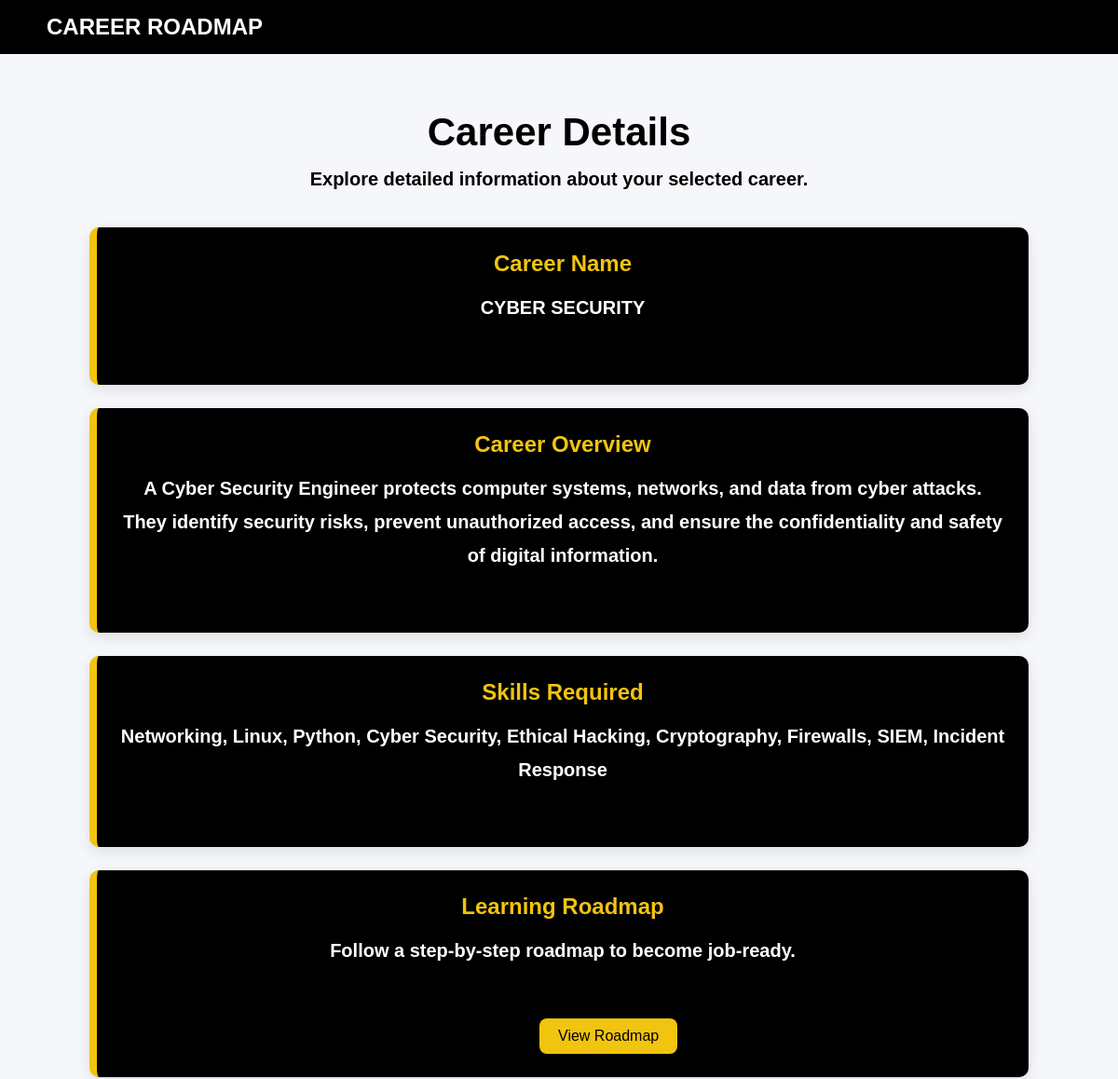
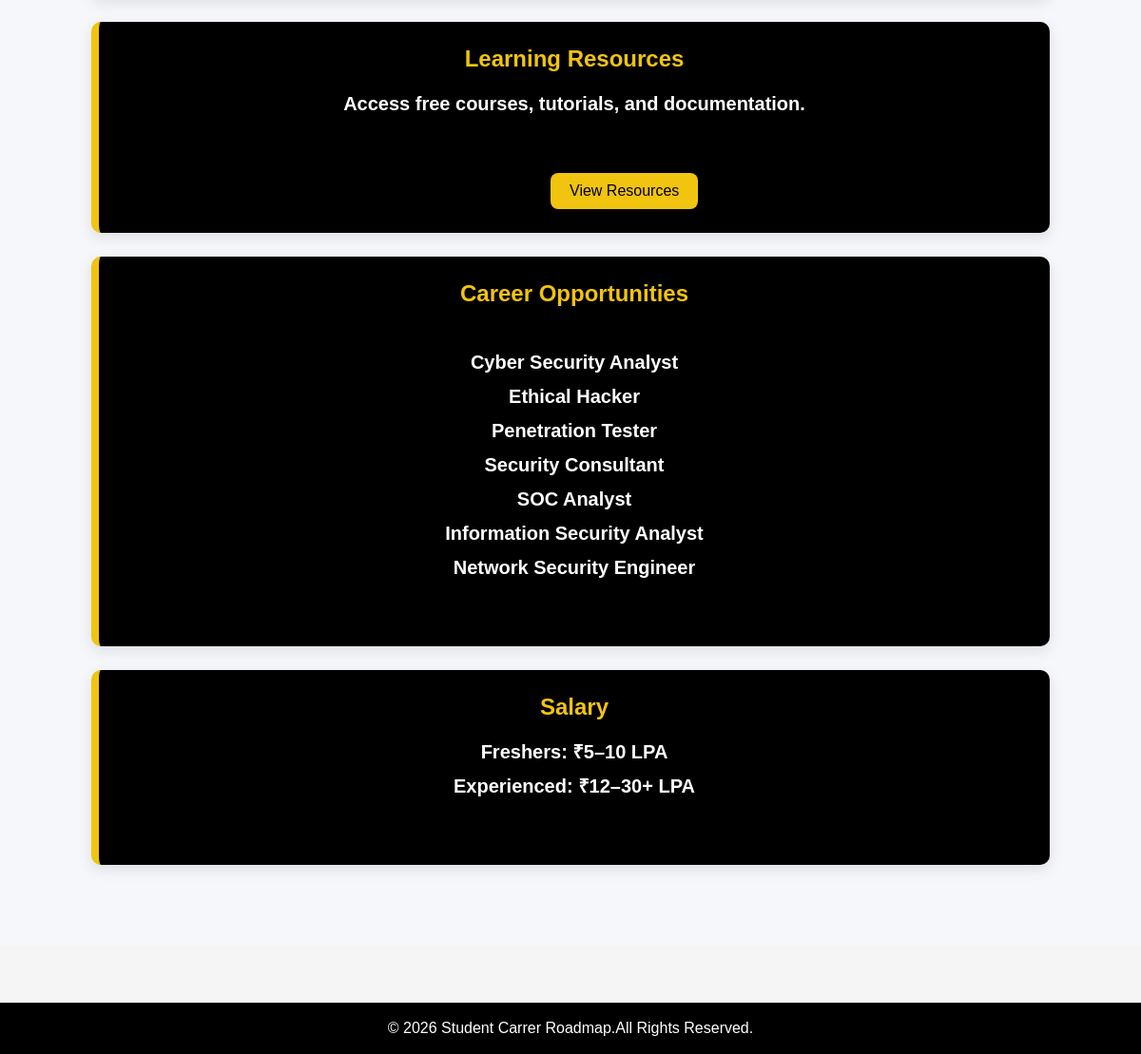
The app's page /career/4/ with its own data (2 pictures, top to bottom).
### career/models.py (models this page shows, shortened)
class Career(models.Model):
    title = models.CharField(max_length=100)
    description = models.TextField()
    skills = models.TextField()
    salary = models.CharField(max_length=100)
    opportunities=models.TextField()
    roadmap = models.TextField()
    resources = models.TextField()
    roadmap_link=models.URLField(blank=True)
    resources_link=models.URLField(blank=True)
    quiz_link=models.URLField(blank=True)

### career/views.py (the view)
# urls.py: path("career/<int:id>/",views.career_details,name="career_details"),
def career_details(request,id):
   career=get_object_or_404(Career,id=id)
   return render(request,"career_details.html",{"career":career})

### templates/career_details.html (shortened to what this page needs)
{% load static %}
<!DOCTYPE html>
<html lang="en">
<head>
    <link rel="stylesheet" href="{% static 'css/style.css' %}">
</head>
<body>
    <nav>
        <h2>CAREER ROADMAP</h2>
    </nav>
    <section class="careerdetailssection">
    <h1>Career Details</h1>
    <p>Explore detailed information about your selected career.</p>
    <div class="careerinfo">
        <h2>Career Name</h2>
        <p>{{career.title}}</p>
    </div>
    <div class="careerinfo">
        <h2>Career Overview</h2>
        <p>{{career.description}}</p>
    </div>
    <div class="careerinfo">
        <h2>Skills Required</h2>
            <p>{{career.skills}}</p>
    </div>
    <div class="careerinfo">
        <h2>Learning Roadmap</h2>
        <p>Follow a step-by-step roadmap to become job-ready.</p>
        <a href="{% url 'roadmap' career.id %}">View Roadmap</a>
    </div>
    <div class="careerinfo" >
        <h2>Learning Resources</h2>
        <p>Access free courses, tutorials, and documentation.</p>
        <a href="{% url 'resources'%}">View Resources</a>
    </div>
    <div class="careerinfo">
        <h2>Career Opportunities</h2>
        <p>{{career.opportunities|linebreaks}}</p>
    </div>
    <div class="careerinfo">
        <h2>Salary </h2>
        <p>{{career.salary|safe}}</p>
    </div>
</section>
    <footer>
        <p>© 2026 Student Carrer Roadmap.All Rights Reserved. </p>
    </footer>
</body>
</html>

### static/css/style.css (style rules this page uses)
* { margin:0; padding:0; box-sizing:border-box; font-family:Arial, Helvetica, sans-serif; }
html { scroll-behavior: smooth; }
body { background-color:#f5f5f5; color:#333; }
nav { background-color:black; color:white; display:flex; justify-content:space-between; align-items:center; padding:15px 50px; }
footer { background:black; color:white; text-align:center; padding:20px; margin-top:30px; }
footer { background:black; color:white; text-align:center; padding:20px; margin-top:50px; font-size:16px; }
footer { margin-top:60px; background:black; color:white; text-align:center; padding:20px; font-size:16px; }
footer { background:black; color:white; text-align:center; padding:18px; }
footer p { color:white; margin:0; }
section { padding:60px 8%; background:#f5f7fb; }
.careerdetailssection h1 { text-align:center; font-size:42px; color: black; font-weight: 900; margin-bottom:15px; }
.careerdetailssection p { text-align:center; color:black; font-size:20px; margin-bottom:40px; font-weight: 800; }
.careerinfo { background:black; padding:25px; margin-bottom:25px; border-left:8px solid #f1c40f;; border-radius:10px; box-shadow:0 5px 15px rgba(0,0,0,0.10); transition:0.3s; }
.careerinfo h2 { color:#f1c40f;; margin-bottom:15px; font-weight: 750; text-align: center; }
.careerinfo p { color:white; line-height:1.8; font-weight: 750; }
.careerinfo a { display:inline-block; margin:15px 0px 0px 450px; text-decoration:none; background:#f1c40f;; color:black; padding:10px 20px; border-radius:8px; }
footer p { margin:0; color:white; }

### records on screen
Career: title "CYBER SECURITY", description "A Cyber Security Engineer protects computer systems, networks, and data from cyber attacks. They identify security risks, prevent unauthorized access, and ensure the confidentiality and safety of digital information.", skills "Networking, Linux, Python, Cyber Security, Ethical Hacking, Cryptography, Firewalls, SIEM, Incident Response", opportunities "Cyber Security Analyst Ethical Hacker Penetration Tester Security Consultant SOC Analyst Information Security Analyst Network Security Engineer", salary "Freshers: ₹5–10 LPA Experienced: ₹12–30+ LPA"
